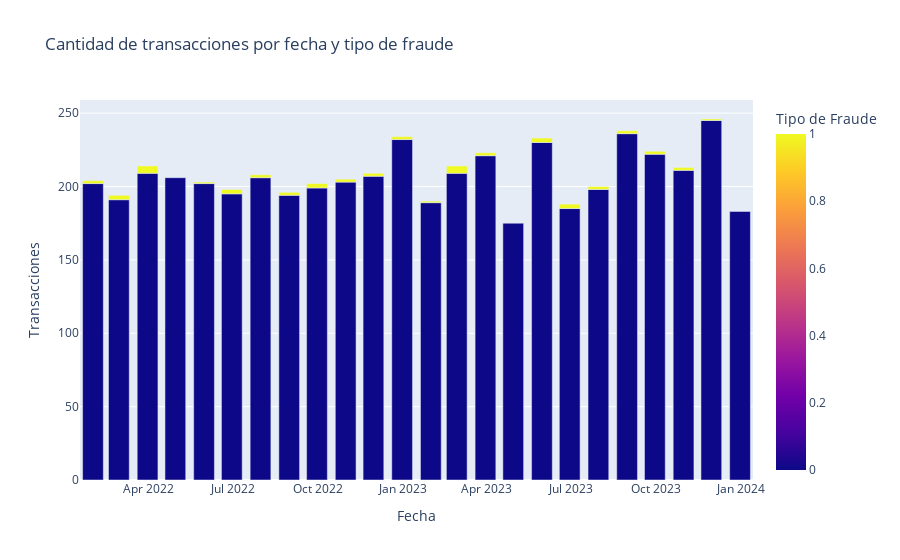

Notebook cell for this chart:
### Markdown cell above
Se puede observar que las transacciones fraudulentas se obtienen tanto para transacciones por pse con montos bajos, como con montos altos

### Code cell
# Cantidad de transacciones por fecha y tipo de fraude

df_tendencia_fraude = df.groupby(['fecha_transaction', 'target_fraud'], as_index=False)['TransactionValue_PSE'].count()
df_tendencia_fraude['cantidad_transacciones'] = df_tendencia_fraude['TransactionValue_PSE']
ax2 = px.bar(df_tendencia_fraude, x="fecha_transaction", y="cantidad_transacciones", color='target_fraud', title='Cantidad de transacciones por fecha y tipo de fraude',
             labels={'cantidad_transacciones':'Transacciones', 'fecha_transaction':'Fecha', 'target_fraud':'Tipo de Fraude'}, barmode='stack')
ax2

### Figure 1 — Plotly figure (JSON) as saved in the notebook; plotly's stock layout.template omitted (floating-point values rounded to 4 significant figures)
{"data": [{"hovertemplate": "Fecha=%{x}<br>Transacciones=%{y}<br>Tipo de Fraude=%{marker.color}<extra></extra>", "legendgroup": "", "marker": {"color": [0, 1, 0, 1, 0, 1, 0, 0, 1, 0, 1, 0, 1, 0, 1, 0, 1, 0, 1, 0, 1, 0, 1, 0, 1, 0, 1, 0, 1, 0, 0, 1, 0, 1, 0, 1, 0, 1, 0, 1, 0, 1, 0, 1, 0], "coloraxis": "coloraxis", "pattern": {"shape": ""}}, "name": "", "orientation": "v", "showlegend": false, "textposition": "auto", "type": "bar", "x": ["2022-01-31T00:00:00.000000000", "2022-01-31T00:00:00.000000000", "2022-02-28T00:00:00.000000000", "2022-02-28T00:00:00.000000000", "2022-03-31T00:00:00.000000000", "2022-03-31T00:00:00.000000000", "2022-04-30T00:00:00.000000000", "2022-05-31T00:00:00.000000000", "2022-05-31T00:00:00.000000000", "2022-06-30T00:00:00.000000000", "2022-06-30T00:00:00.000000000", "2022-07-31T00:00:00.000000000", "2022-07-31T00:00:00.000000000", "2022-08-31T00:00:00.000000000", "2022-08-31T00:00:00.000000000", "2022-09-30T00:00:00.000000000", "2022-09-30T00:00:00.000000000", "2022-10-31T00:00:00.000000000", "2022-10-31T00:00:00.000000000", "2022-11-30T00:00:00.000000000", "2022-11-30T00:00:00.000000000", "2022-12-31T00:00:00.000000000", "2022-12-31T00:00:00.000000000", "2023-01-31T00:00:00.000000000", "2023-01-31T00:00:00.000000000", "2023-02-28T00:00:00.000000000", "2023-02-28T00:00:00.000000000", "2023-03-31T00:00:00.000000000", "2023-03-31T00:00:00.000000000", "2023-04-30T00:00:00.000000000", "2023-05-31T00:00:00.000000000", "2023-05-31T00:00:00.000000000", "2023-06-30T00:00:00.000000000", "2023-06-30T00:00:00.000000000", "2023-07-31T00:00:00.000000000", "2023-07-31T00:00:00.000000000", "2023-08-31T00:00:00.000000000", "2023-08-31T00:00:00.000000000", "2023-09-30T00:00:00.000000000", "2023-09-30T00:00:00.000000000", "2023-10-31T00:00:00.000000000", "2023-10-31T00:00:00.000000000", "2023-11-30T00:00:00.000000000", "2023-11-30T00:00:00.000000000", "2023-12-31T00:00:00.000000000"], "xaxis": "x", "y": [202, 2, 191, 3, 209, 5, 206, 202, 1, 195, 3, 206, 2, 194, 2, 199, 3, 203, 2, 207, 2, 232, 2, 189, 1, 209, 5, 221, 2, 175, 230, 3, 185, 3, 198, 2, 236, 2, 222, 2, 211, 2, 245, 1, 183], "yaxis": "y"}], "layout": {"barmode": "stack", "coloraxis": {"colorbar": {"title": {"text": "Tipo de Fraude"}}, "colorscale": [[0, "#0d0887"], [0.1111, "#46039f"], [0.2222, "#7201a8"], [0.3333, "#9c179e"], [0.4444, "#bd3786"], [0.5556, "#d8576b"], [0.6667, "#ed7953"], [0.7778, "#fb9f3a"], [0.8889, "#fdca26"], [1, "#f0f921"]]}, "legend": {"tracegroupgap": 0}, "title": {"text": "Cantidad de transacciones por fecha y tipo de fraude"}, "xaxis": {"anchor": "y", "domain": [0, 1], "title": {"text": "Fecha"}}, "yaxis": {"anchor": "x", "domain": [0, 1], "title": {"text": "Transacciones"}}}}
